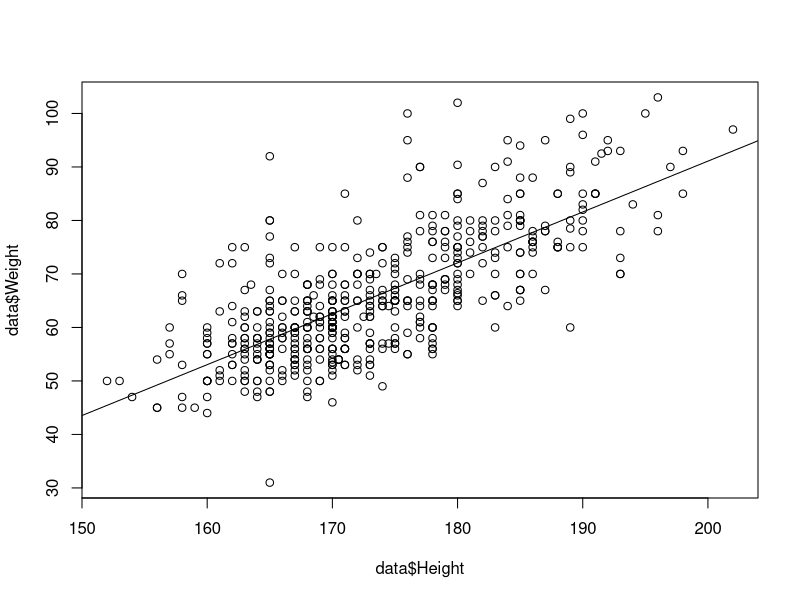
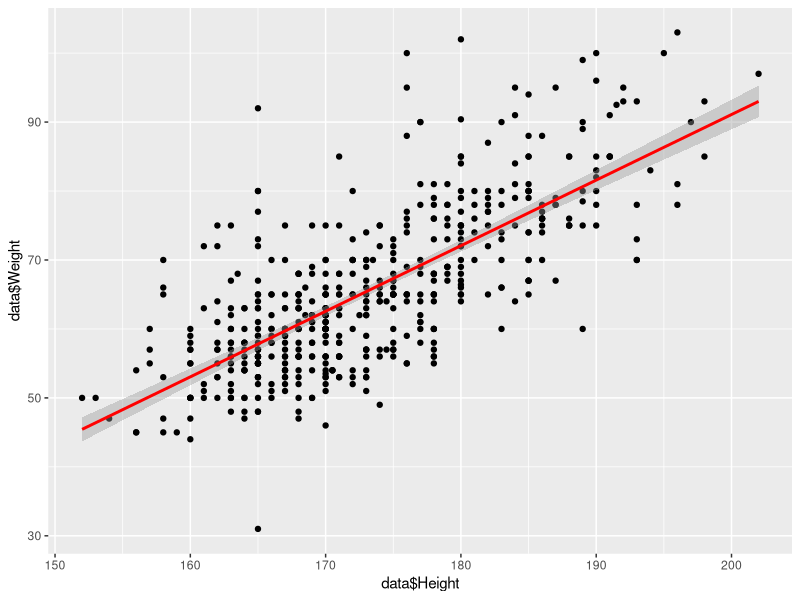

Source code (R) for these figures, in order:
# Vaje 10

## Naloga 1
data <- read.delim("practice/data.txt")
model1 <- lm(data$Weight~data$Height,data)
summary(model1)

model2 <- lm(data$Shoe.size~data$Height,data)
summary(model2)

model3 <- lm(data$TV..hours.per.week.~data$Internet..hours.per.week.,data)
summary(model3)

## Naloga 2
plot(x=data$Height,y=data$Weight)
abline(model1)

library(ggplot2)
ggplot(data,aes(x=data$Height,y=data$Weight)) +
  geom_point() +
  stat_smooth(method="lm",col="red")

## Naloga 3